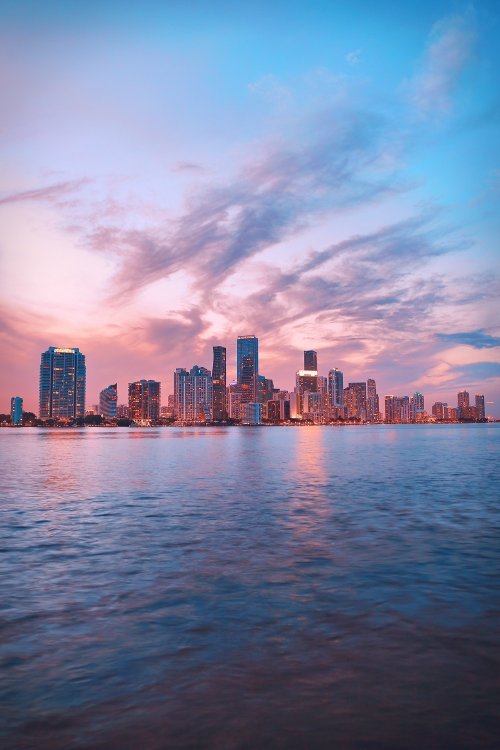
#> input picture assets/photo.jpg, 1000 x 1500 px (shown at 1/2 size)
$ python image_transformation.py
#> lines starting #> are read from the running program, lines starting #| are printed output that depends on the picture

from PIL import Image

my_image = Image.open("assets/photo.jpg")
#> my_image is the input picture: PIL image 1000x1500 RGB; mean R, G, B 127.9, 133.2, 163.8
image_pixels = my_image.load()
width, height = my_image.size
#> width = 1000; height = 1500
for i in range(0, width):
    for j in range(0, height):
        corrent_pixel = image_pixels[i,j]
        blue_component = image_pixels[i,j][0]
        red_component = image_pixels[i,j][0]
        green_component = image_pixels[i,j][0]
        gray_value = (int)(0.07 * blue_component + 0.72 * green_component + 0.21 * red_component)
        image_pixels[i,j] = (gray_value, gray_value, gray_value, 255)
        if(gray_value < 50):
            new_color = (184, 232, 201, 255)
        elif(gray_value < 100):
            new_color = (188, 255, 248, 255)
        elif(gray_value < 125):
            new_color = (240, 255, 234, 255)
        elif(gray_value < 150):
            new_color = (255, 238, 167, 255)
        elif(gray_value < 200):
            new_color = (255, 255, 203, 255)
        image_pixels[i,j] = (new_color[0], new_color[1], new_color[2], 255)

my_image.show()
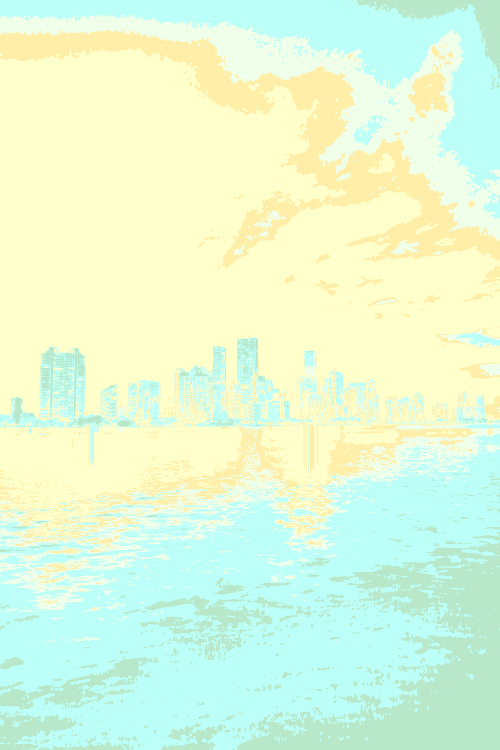
#> shown: PIL image 1000x1500 RGB (shown at 1/2 size); mean R, G, B 225.6, 250.9, 216.1
